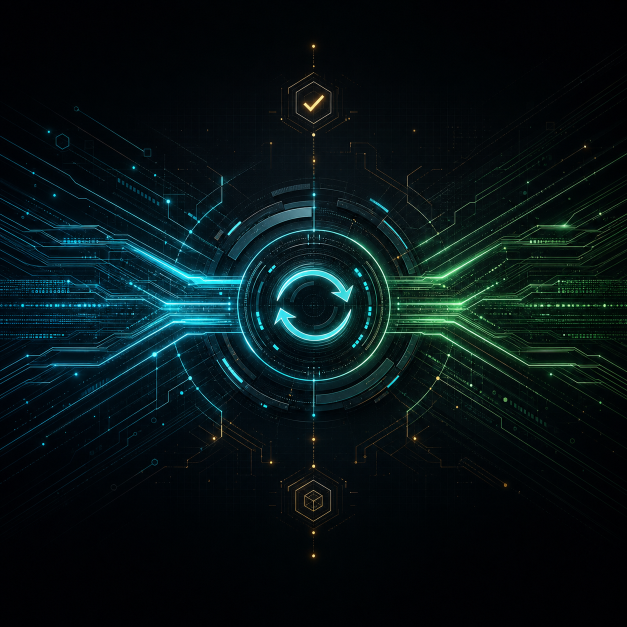
#> input picture .github/assets/nexus/source/dlssync-v170-cover-background-native.png, 1254 x 1254 px (shown at 1/2 size)
$ python generate_marketing_assets.py
#> lines starting #> are read from the running program, lines starting #| are printed output that depends on the picture
from pathlib import Path

from PIL import Image, ImageDraw, ImageEnhance, ImageFilter, ImageFont


ROOT = Path(__file__).resolve().parents[1]
SOURCE = ROOT / ".github/assets/nexus/source/dlssync-v170-cover-background-native.png"
ICON = ROOT / "src-tauri/icons/app-icon-1024.png"
FONT_REGULAR = Path("C:/Windows/Fonts/segoeui.ttf")
FONT_BOLD = Path("C:/Windows/Fonts/segoeuib.ttf")


def font(size: int, bold: bool = False) -> ImageFont.FreeTypeFont:
    return ImageFont.truetype(str(FONT_BOLD if bold else FONT_REGULAR), size)


def rounded_panel(size: tuple[int, int], radius: int, fill: tuple[int, int, int, int]) -> Image.Image:
    panel = Image.new("RGBA", size, (0, 0, 0, 0))
    ImageDraw.Draw(panel).rounded_rectangle((0, 0, size[0] - 1, size[1] - 1), radius, fill=fill)
    return panel


def compose(width: int, height: int) -> Image.Image:
#> called with width = 2560, height = 720
    canvas = Image.new("RGBA", (width, height), (4, 8, 13, 255))
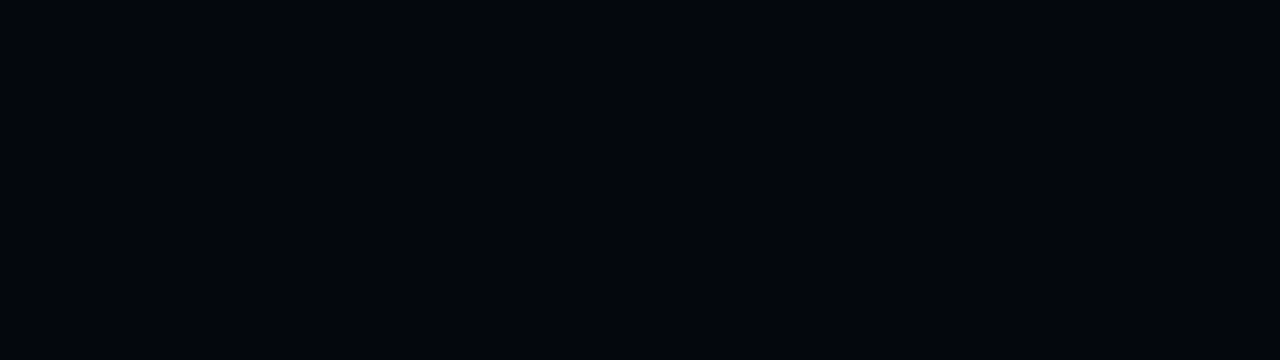
#> canvas: PIL image 2560x720 RGBA (shown at 1/2 size); mean R, G, B, A 4, 8, 13, 255
    art = Image.open(SOURCE).convert("RGB")
#> art is the input picture: PIL image 1254x1254 RGB; mean R, G, B 6.3, 19.5, 21.6
    art_side = int(height * 1.72)
    art = art.resize((art_side, art_side), Image.Resampling.LANCZOS)
#> art: PIL image 1238x1238 RGB
    art = art.crop((0, (art_side - height) // 2, art_side, (art_side + height) // 2))
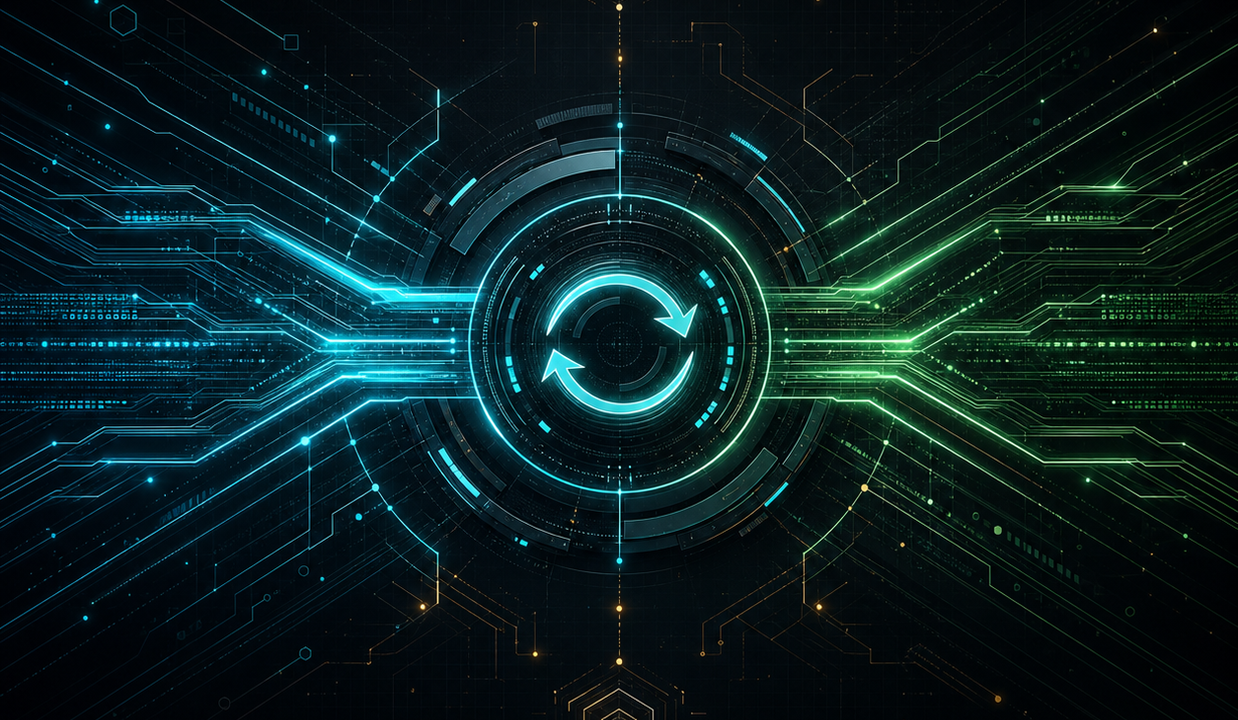
#> art: PIL image 1238x720 RGB; mean R, G, B 9.8, 30.8, 32.9
    art = ImageEnhance.Contrast(art).enhance(1.06)
    art = ImageEnhance.Color(art).enhance(0.92).convert("RGBA")
#> art: PIL image 1238x720 RGBA
    art_x = width - art.width
#> art_x = 1322
    canvas.alpha_composite(art, (art_x, 0))
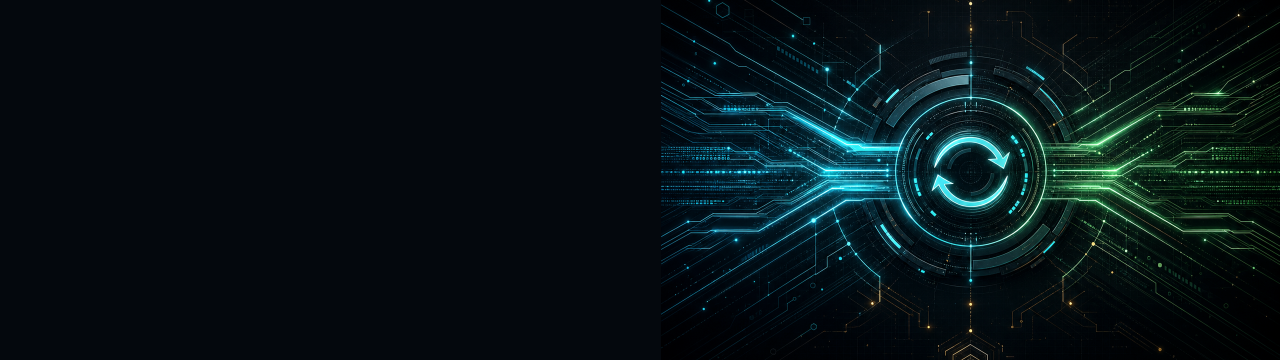
#> canvas: PIL image 2560x720 RGBA (shown at 1/2 size); mean R, G, B, A 6.7, 18.4, 22, 255

    shade = Image.new("L", (width, height), 0)
#> shade: PIL image 2560x720 L; every value is 0
    shade_draw = ImageDraw.Draw(shade)
    shade_draw.rectangle((0, 0, int(width * 0.46), height), fill=255)
    for x in range(int(width * 0.46), int(width * 0.76)):
        alpha = int(255 * (1 - (x - width * 0.46) / (width * 0.30)))
        shade_draw.line((x, 0, x, height), fill=max(0, alpha))
    shade = shade.filter(ImageFilter.GaussianBlur(max(4, width // 220)))
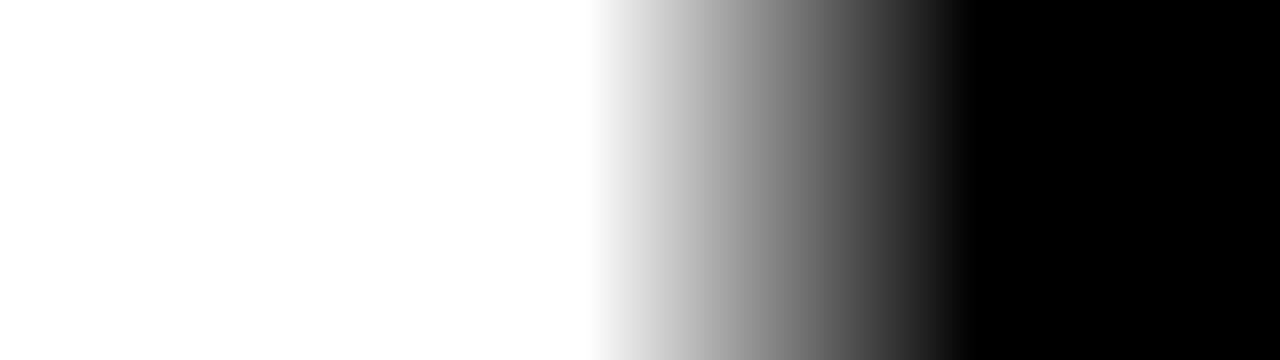
#> shade: PIL image 2560x720 L (shown at 1/2 size); min 0, max 255, mean 155.5
    black = Image.new("RGBA", (width, height), (3, 7, 12, 238))
    canvas = Image.composite(black, canvas, shade)
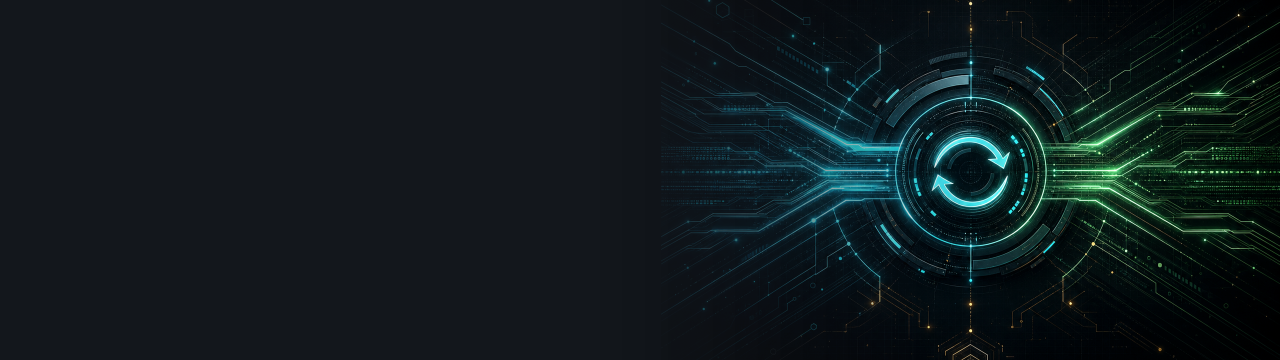
#> canvas: PIL image 2560x720 RGBA (shown at 1/2 size); mean R, G, B, A 5.9, 15.9, 19.1, 244.6; transparent parts drawn white

    draw = ImageDraw.Draw(canvas)
    margin = int(width * 0.055)
    icon_size = int(height * 0.18)
#> (the run stopped early here; a loop or call above may not have finished)
